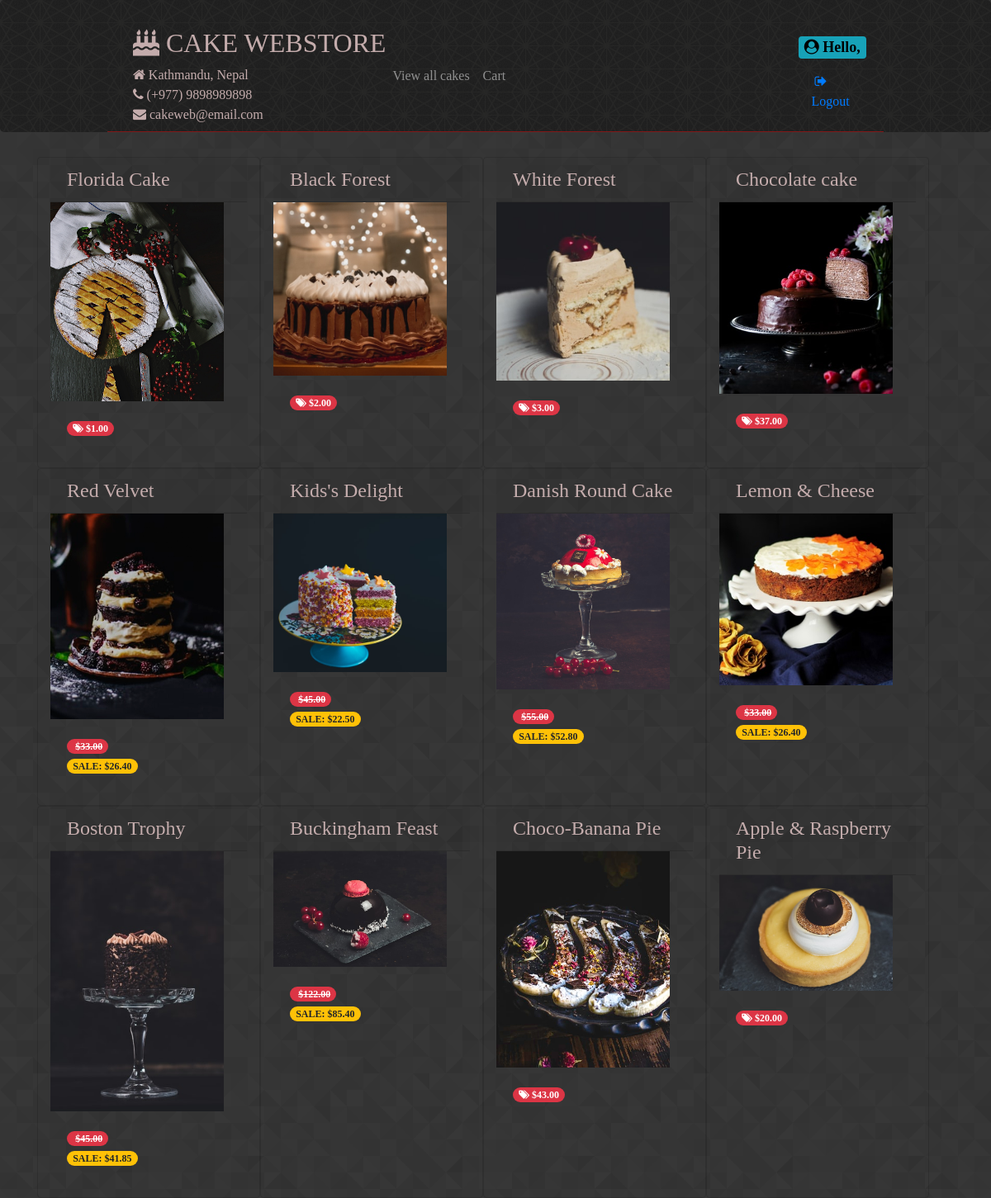
The app's page /list, older data.
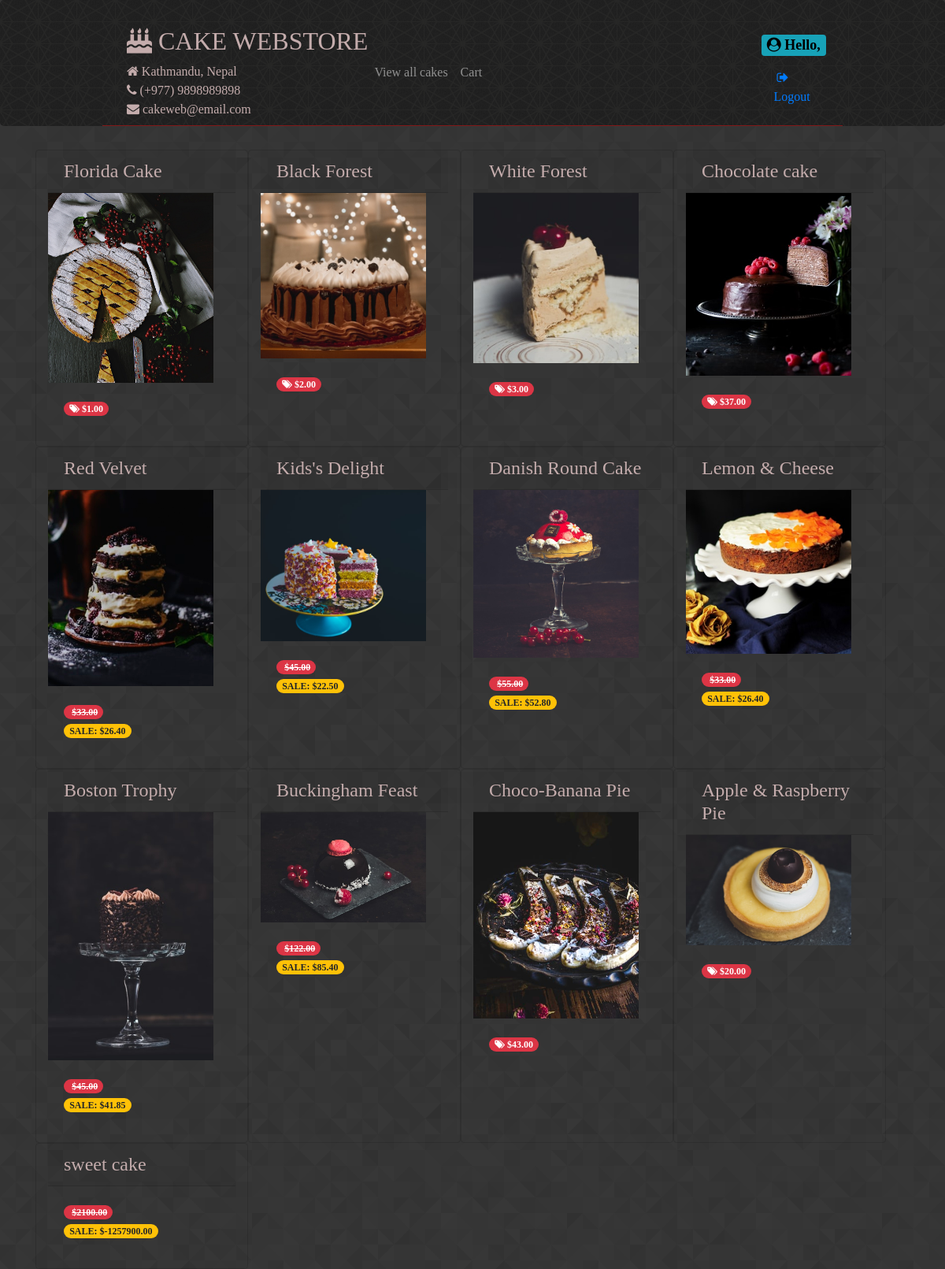
The same page, newer data.
### store/models.py (models this page shows, shortened)
class Product(models.Model):
    id = models.AutoField(primary_key=True)
    name = models.CharField(max_length=200)
    description = models.TextField()
    occasion = models.CharField(choices=OCCASIONS, max_length=2, default='G')
    price = models.FloatField()
    discount_rate = models.FloatField(null=False, blank=True, default=0)
    sale_start = models.DateTimeField(blank=True, null=True, default=None)
    sale_end = models.DateTimeField(blank=True, null=True, default=None)
    photo = models.ImageField(blank=True, null=True, default=None, upload_to='products')
    def is_on_sale(self):
        now = timezone.now()
        if self.sale_start:
            if self.sale_end:
                return self.sale_start <= now <= self.sale_end
            return self.sale_start <= now
        return False
    def get_price(self):
        return self.price
    def current_price(self):
        if self.is_on_sale():
            discounted_price = self.price * (1 - self.discount_rate)
            return round(discounted_price, 2)
        return self.get_rounded_price()

### store/views.py (the view)
# urls.py: path(r'list', store.views.CakeListView.as_view(), name='listAllCakes'),
class CakeListView(ListView):
    model = Product
    template_name = 'store/product_list.html'

### store/templates/store/product_list.html (shortened to what this page needs)
{% extends "base.html" %}
{% block content %}
<div class="product-list row col-md-12">
  {% for product in object_list %}
  <div class="card bg-transparent col-md-3">
    <h4 class="card-header">{{ product.name }}</h4>
    {% if product.photo %}
    <a href="{% url 'showCake' product.id %}">
      <img class="img-rounded hover-effect" width="210" src="{{ MEDIA_URL }}{{ product.photo }}" />
    </a>
    {% endif %}
    <div class="card-body">
      {% if product.is_on_sale %}
      <p>
        <span class="badge badge-pill badge-danger">
          <iclass="fa fa-tags"></i>&nbsp<del>${{ product.get_price|floatformat:2 }}</del>
        </span><br />
        <span class="badge badge-pill badge-warning">SALE: ${{ product.current_price|floatformat:2 }}</span>
      </p>
      {% else %}
      <p>
        <span class="badge badge-pill badge-danger"><i
            class="fa fa-tags"></i>&nbsp${{ product.get_price|floatformat:2 }}</span>
      </p>
      {% endif %}
    </div>
  </div>
  {% endfor %}
</div>
{% endblock %}

Row changes from the older to the newer data that the page shows:
added Product: name "sweet cake", get_price "2100.00", current_price "-1257900.00"
